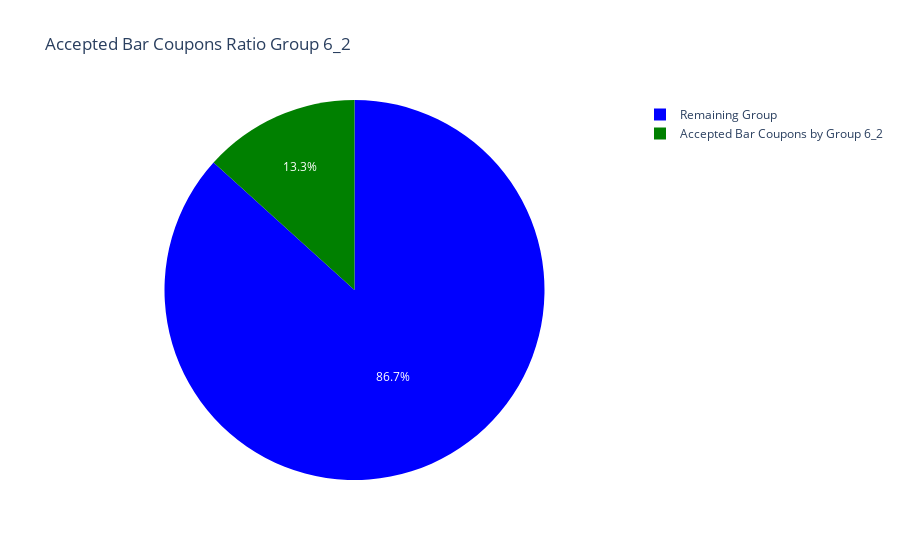

The notebook cell saved with this chart:
### Code cell
query_condition_6_2 = 'Coupon_Acceptance == 1  & bar_grp_visit_count > 1 & age <30'
group_6_2 = df_bar.query(query_condition_6_2)['Bar'].dropna().count()
group_6_2_all = df_bar.query(query_condition_6_2)


remaining_group_6_2 = total_group - group_6_2

# Create a DataFrame for the pie chart and plotting the acceptance ratio

d_6_2 = {
    'category': ['Accepted Bar Coupons by Group 6_2', 'Remaining Group'],
    'group': [group_6_2, remaining_group_6_2]
}
df_pie_6_2 = pd.DataFrame(d_6_2)

fig6_2 = px.pie(df_pie_6_2, names='category', values='group',color_discrete_sequence=['blue','green'],
              title='Accepted Bar Coupons Ratio Group 6_2')
fig6_2.show()

### Figure 1 — Plotly figure (JSON) as saved in the notebook; plotly's stock layout.template omitted (floating-point values rounded to 4 significant figures)
{"data": [{"domain": {"x": [0, 1], "y": [0, 1]}, "hovertemplate": "category=%{label}<br>group=%{value}<extra></extra>", "labels": ["Accepted Bar Coupons by Group 6_2", "Remaining Group"], "legendgroup": "", "name": "", "showlegend": true, "type": "pie", "values": [110, 717]}], "layout": {"autosize": true, "legend": {"tracegroupgap": 0}, "piecolorway": ["blue", "green"], "title": {"text": "Accepted Bar Coupons Ratio Group 6_2"}}}
